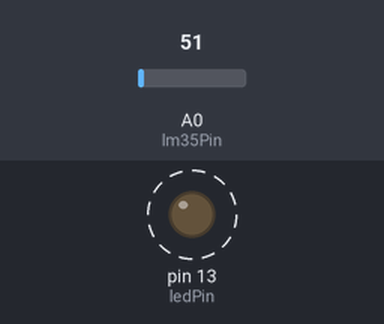
Simulated run of this sketch. Board: Arduino Uno, built with avr-gcc and run on an emulated ATmega328P. Shown: output pins drawn as LEDs (lit = HIGH). Dashed ring = blinking. The inputs (shaded band) are chosen by the test bench; at power-on: A0 (lm35Pin) = 51. What the sketch prints to the serial monitor is not drawn.

Above: at 0.87 s.
1.3 s: A0 (lm35Pin) set to 22
4.3 s: A0 (lm35Pin) set to 19
Timing chart, 0 to 13.3 s (numbered marks = the images above; inputs shaded):
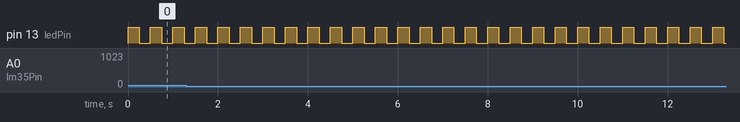

Measured:
- by itself, pin 13 (ledPin): alternates HIGH for 0.25 s and LOW for 0.25 s

The sketch:

Arduino_code_lm35.ino
```cpp
//temperature sensor using LM35 blinking of an LED using Arduino's timer output pins


// Define the analog pin for LM35 temperature sensor
const int lm35Pin = A0;

// Define the onboard LED pin
const int ledPin = 13;

// Variables to store temperature and previous time
float temperatureCelsius;
int blinkInterval = 250; // Initial blink interval

void setup() {
  // Initialize serial communication
  Serial.begin(9600);

  // Set the LED pin as an output
  pinMode(ledPin, OUTPUT);

  // Set up Timer1
  TCCR1A = 0;             // Clear Timer1 control register A
  TCCR1B = 0;             // Clear Timer1 control register B
  TCNT1 = 0;              // Initialize counter value to 0
  TCCR1B |= (1 << WGM12); // Configure Timer1 for CTC mode
  OCR1A = 15624;          // Set CTC compare value to 1Hz at 16MHz AVR clock, with a prescaler of 256
  TCCR1B |= (1 << CS12);  // Start Timer1 with prescaler 256
  TIMSK1 |= (1 << OCIE1A); // Enable Timer1 compare interrupt
}

void loop() {
  // Read the analog value from LM35 sensor
  int sensorValue = analogRead(lm35Pin);

  // Convert the analog value to temperature in Celsius
  temperatureCelsius = (sensorValue * 5.0 * 100.0) / 1024.0;

  // Print temperature to serial monitor
  Serial.print("Temperature: ");
  Serial.print(temperatureCelsius);
  Serial.println(" °C");

  // Check temperature conditions and update blink interval
  if (temperatureCelsius < 30) {
    blinkInterval = 250;
  } else {
    blinkInterval = 500;
  }
}

// Timer1 compare interrupt service routine
ISR(TIMER1_COMPA_vect) {
  // Toggle LED state
  digitalWrite(ledPin, !digitalRead(ledPin));
}
```
